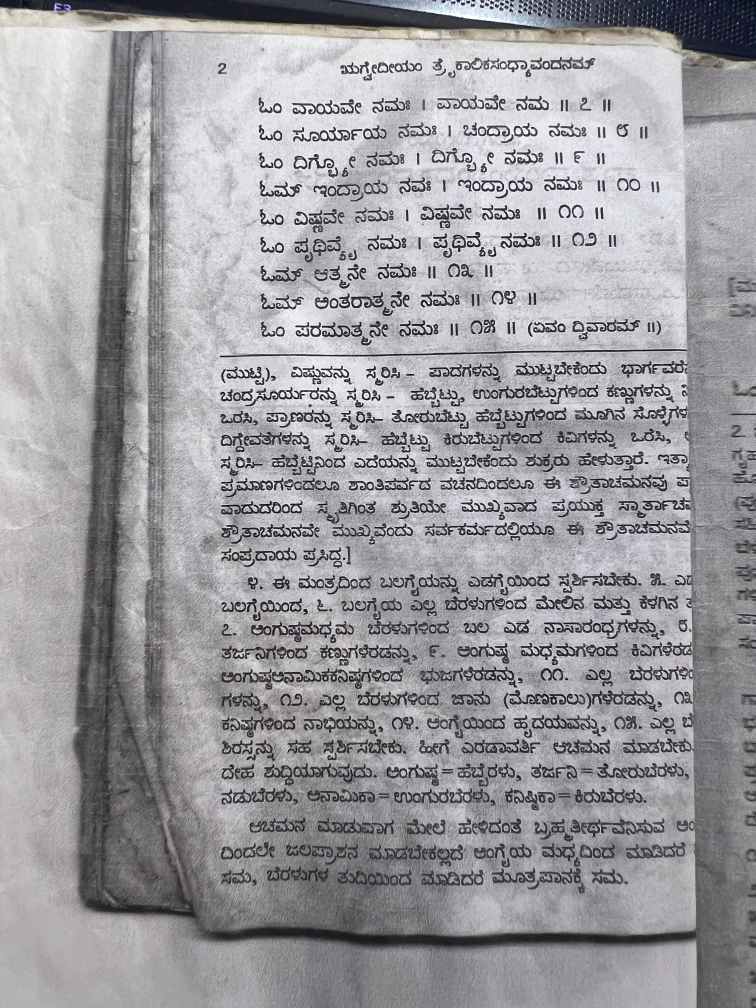
#> input picture kannada.jpg, 3024 x 4032 px, found by its file name (shown at 1/4 size)
$ python segmentation.py
#> lines starting #> are read from the running program, lines starting #| are printed output that depends on the picture
#> in __init__, self.image is the input picture: shape (4032, 3024, 3); mean B, G, R 159.8, 155.8, 157.2
### preprocessing/segment_sentence.py
import numpy as np
import cv2
import os

def segment_sentence(image, directory ):
    # grayscale the image
    # import pdb; pdb.set_trace()
    # get threshold for pixel values
#> called with directory = 'preprocessing/data/processed/lines'
    ret, thresh = cv2.threshold(image, 127, 255, cv2.THRESH_BINARY_INV)
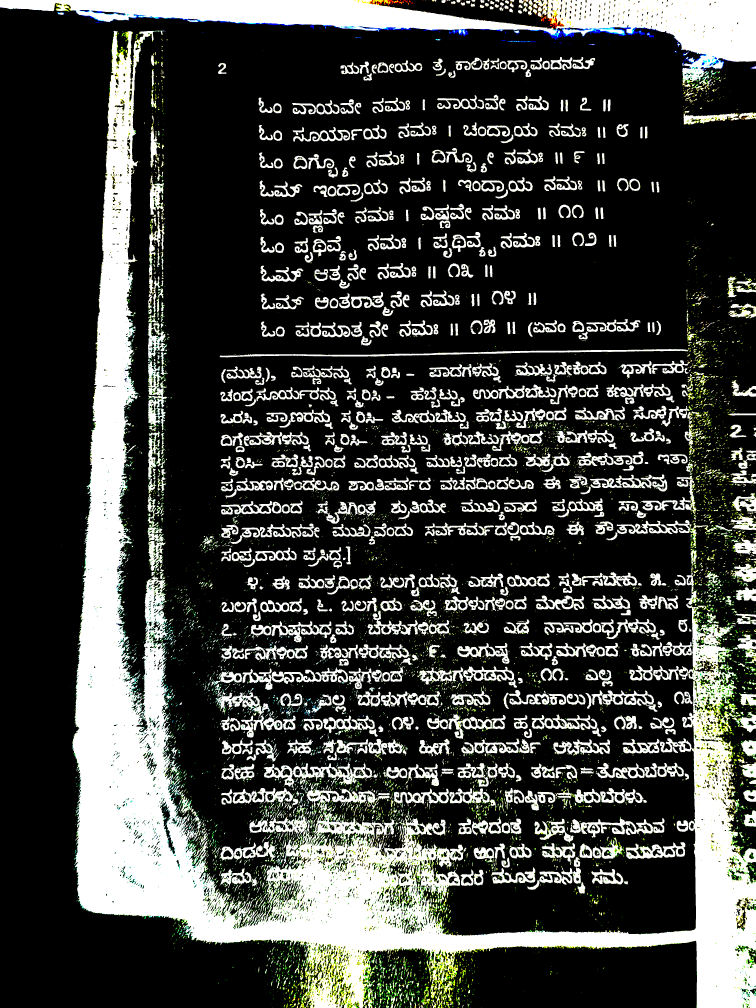
#> thresh: shape (4032, 3024, 3) (shown at 1/4 size); mean B, G, R 61.2, 64.6, 62.9
    ret, thresh2 = cv2.threshold(image, 127, 255, cv2.THRESH_BINARY)
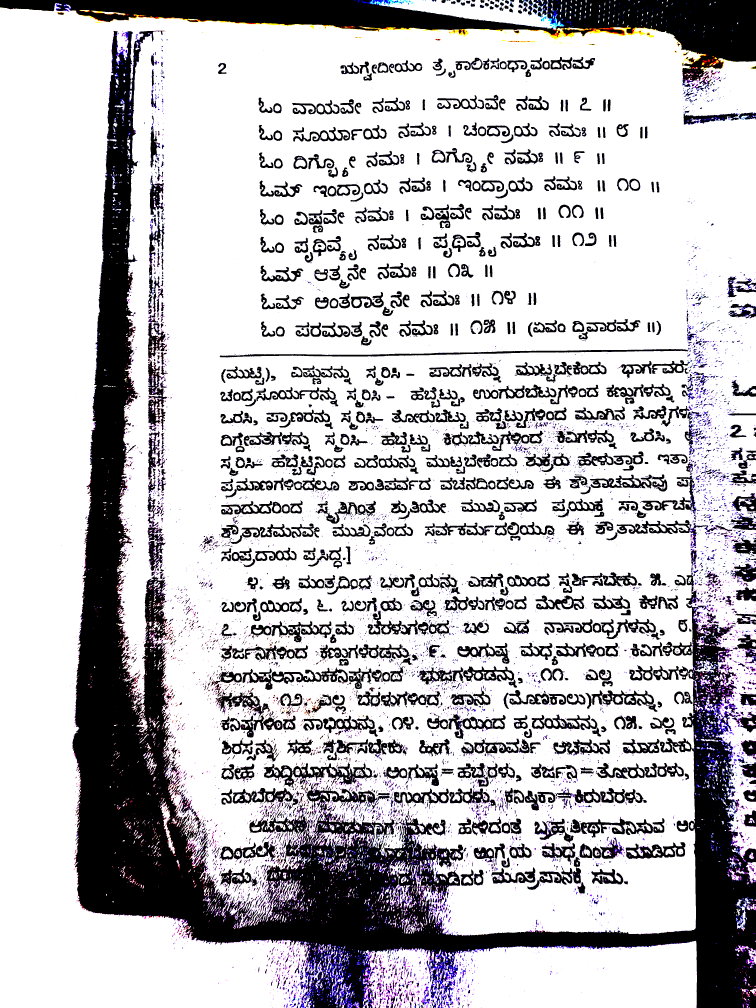
#> thresh2: shape (4032, 3024, 3) (shown at 1/4 size); mean B, G, R 193.8, 190.4, 192.1

    # dilate the image
    kernel = np.ones((5, 100), np.uint8)
    img_dilation = cv2.dilate(thresh, kernel, iterations=1)
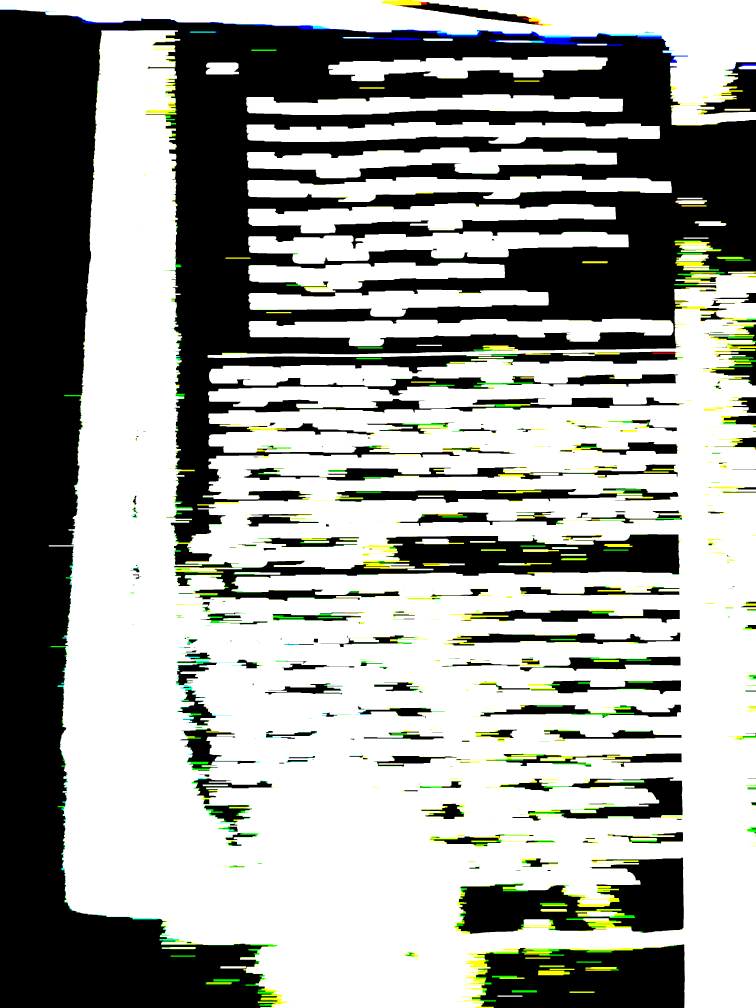
#> img_dilation: shape (4032, 3024, 3) (shown at 1/4 size); mean B, G, R 155.3, 160.2, 158

    # find contours
    # import pdb; pdb.set_trace()
#> (the run stopped early here; a loop or call above may not have finished)
